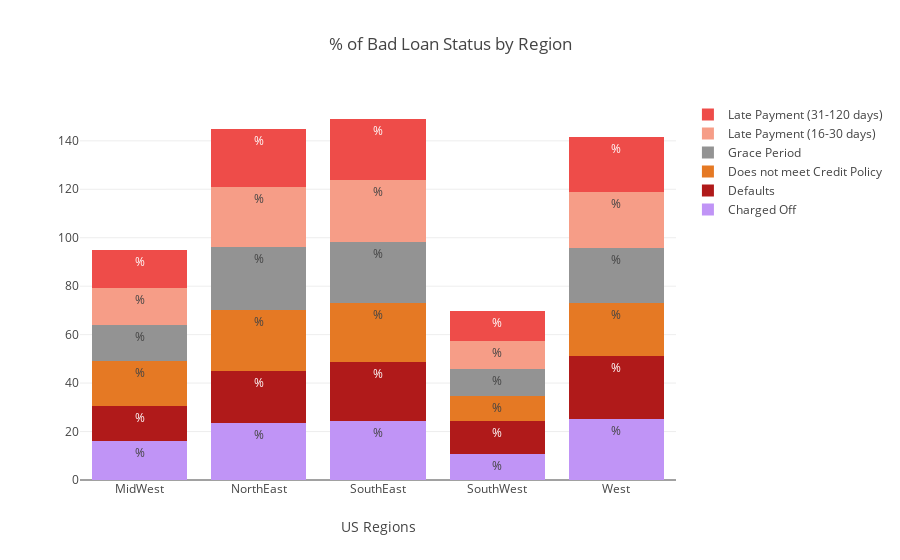

Notebook cell for this chart:
### Code cell
## We convert the long format data into short format data by suing groupby and unstack and then plot it using plotly.here we provided
# x values to be regions and y values to be a list of values of charged off,defualts corresponding values for that region.
# plotly is mainlu used for such good interactive fonts.


charged = go.Bar(
    x=['MidWest', 'NorthEast', 'SouthEast', 'SouthWest', 'West'],
    y= charged_off,
    name='Charged Off',
    marker=dict(
        color='rgb(192, 148, 246)'
    ),
    text = '%'
)

defaults = go.Bar(
    x=['MidWest', 'NorthEast', 'SouthEast', 'SouthWest', 'West'],
    y=default,
    name='Defaults',
    marker=dict(
        color='rgb(176, 26, 26)'
    ),
    text = '%'
)

credit_policy = go.Bar(
    x=['MidWest', 'NorthEast', 'SouthEast', 'SouthWest', 'West'],
    y= not_meet_credit,
    name='Does not meet Credit Policy',
    marker = dict(
        color='rgb(229, 121, 36)'
    ),
    text = '%'
)

grace = go.Bar(
    x=['MidWest', 'NorthEast', 'SouthEast', 'SouthWest', 'West'],
    y= grace_period,
    name='Grace Period',
    marker = dict(
        color='rgb(147, 147, 147)'
    ),
    text = '%'
)

short_pays = go.Bar(
    x=['MidWest', 'NorthEast', 'SouthEast', 'SouthWest', 'West'],
    y= short_pay,
    name='Late Payment (16-30 days)', 
    marker = dict(
        color='rgb(246, 157, 135)'
    ),
    text = '%'
)

long_pays = go.Bar(
    x=['MidWest', 'NorthEast', 'SouthEast', 'SouthWest', 'West'],
    y= long_pay,
    name='Late Payment (31-120 days)',
    marker = dict(
        color = 'rgb(238, 76, 73)'
        ),
    text = '%'
)




data = [charged, defaults, credit_policy, grace, short_pays, long_pays]
layout = go.Layout(
    barmode='stack',
    title = '% of Bad Loan Status by Region',
    xaxis=dict(title='US Regions')
)

fig = go.Figure(data=data, layout=layout)
iplot(fig, filename='stacked-bar')

### Figure 1 — Plotly figure (JSON) as saved in the notebook; plotly's stock layout.template omitted (floating-point values rounded to 4 significant figures)
{"data": [{"marker": {"color": "rgb(192, 148, 246)"}, "name": "Charged Off", "text": "%", "type": "bar", "uid": "c183b715-b313-4a66-83e4-65c5b87b1c74", "x": ["MidWest", "NorthEast", "SouthEast", "SouthWest", "West"], "y": [16.27, 23.58, 24.52, 10.55, 25.08]}, {"marker": {"color": "rgb(176, 26, 26)"}, "name": "Defaults", "text": "%", "type": "bar", "uid": "013bcf16-2703-48ca-851b-06aa05607201", "x": ["MidWest", "NorthEast", "SouthEast", "SouthWest", "West"], "y": [14.36, 21.58, 24.36, 13.62, 26.09]}, {"marker": {"color": "rgb(229, 121, 36)"}, "name": "Does not meet Credit Policy", "text": "%", "type": "bar", "uid": "b0ec36f0-465c-40bd-842b-b5d6600c3430", "x": ["MidWest", "NorthEast", "SouthEast", "SouthWest", "West"], "y": [18.66, 24.97, 24.18, 10.38, 21.81]}, {"marker": {"color": "rgb(147, 147, 147)"}, "name": "Grace Period", "text": "%", "type": "bar", "uid": "9767a09e-1f87-44e8-ae9a-32910a8b0e05", "x": ["MidWest", "NorthEast", "SouthEast", "SouthWest", "West"], "y": [14.81, 25.99, 25.25, 11.32, 22.63]}, {"marker": {"color": "rgb(246, 157, 135)"}, "name": "Late Payment (16-30 days)", "text": "%", "type": "bar", "uid": "f8cd9ee1-f514-451b-952f-e8c2aace3c62", "x": ["MidWest", "NorthEast", "SouthEast", "SouthWest", "West"], "y": [15.02, 24.82, 25.46, 11.58, 23.12]}, {"marker": {"color": "rgb(238, 76, 73)"}, "name": "Late Payment (31-120 days)", "text": "%", "type": "bar", "uid": "bc0dfc36-a567-4f78-81c3-7950e70a72d8", "x": ["MidWest", "NorthEast", "SouthEast", "SouthWest", "West"], "y": [15.7, 24.15, 25.24, 12.14, 22.78]}], "layout": {"barmode": "stack", "title": {"text": "% of Bad Loan Status by Region"}, "xaxis": {"title": {"text": "US Regions"}}}}
